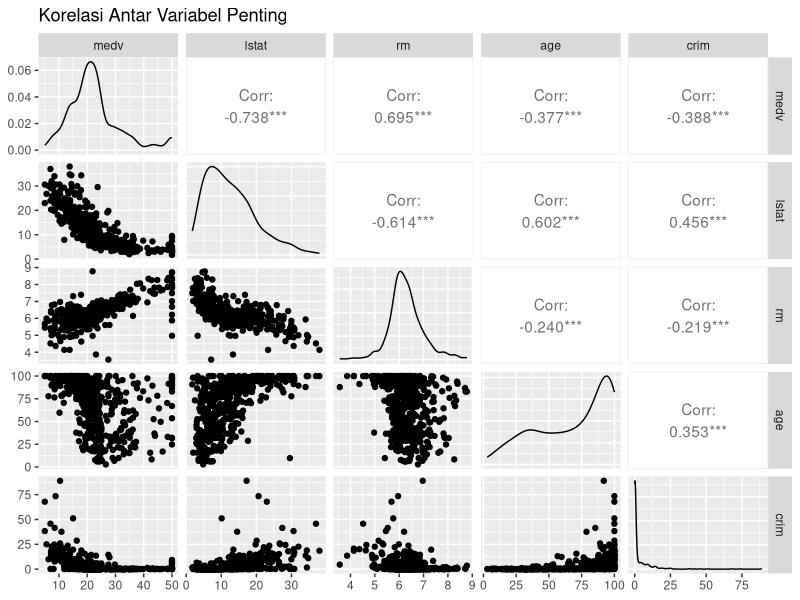
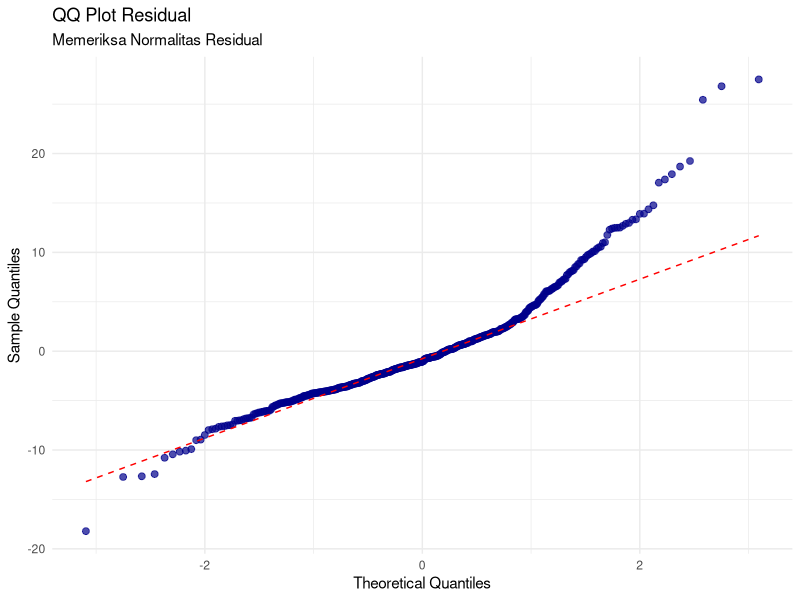
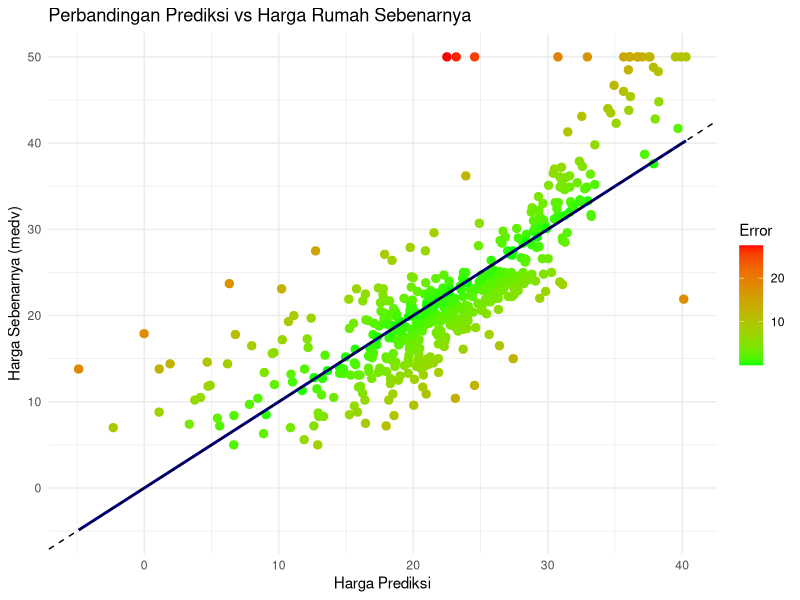
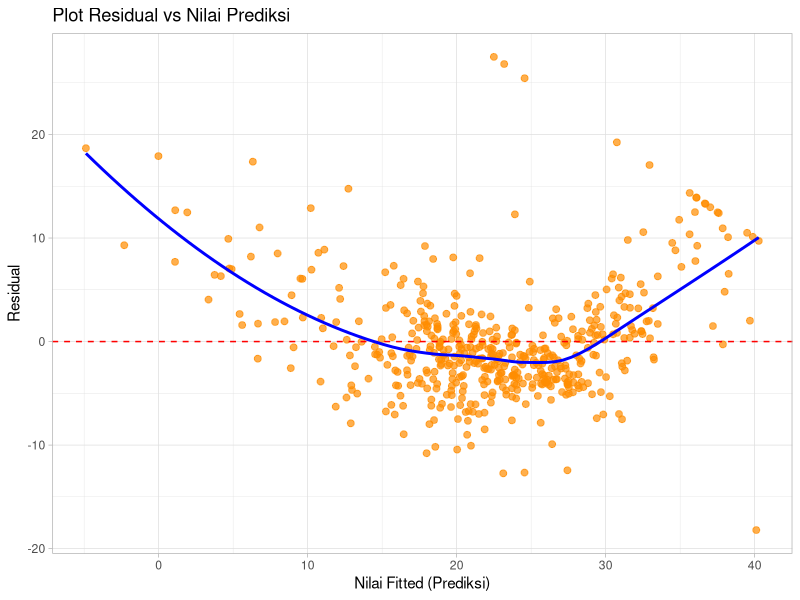
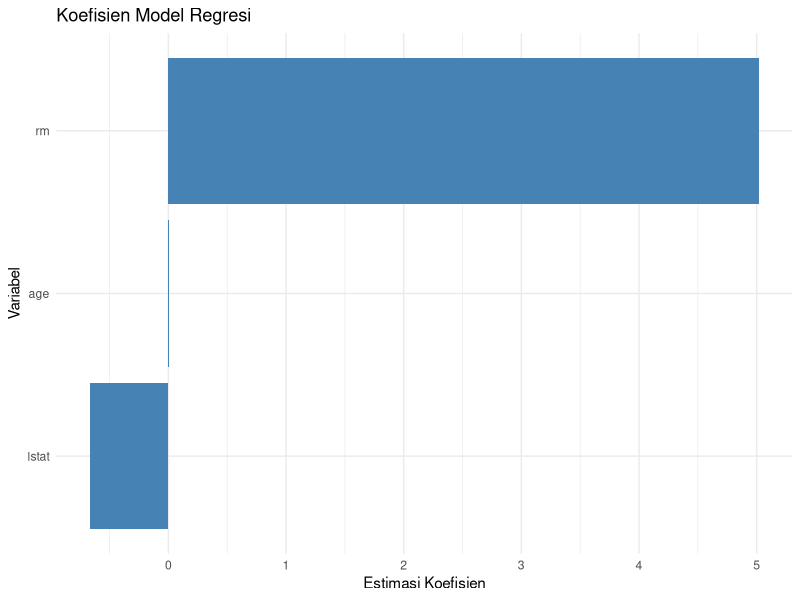

Write R code to recreate these figures, in order.
## ---- chunk 1
suppressWarnings({
  library(MASS)
  library(ggplot2)
  library(broom)
  library(GGally)
  library(dplyr)
  library(psych)
  library(car)      
  library(lmtest)
})

head(Boston) # menampilkan dataset Boston

summary(Boston) # ringkasan statistik deskriptif

Boston %>%
  select(medv, lstat, rm, age, crim) %>%
  ggpairs(title = "Korelasi Antar Variabel Penting")

cor(Boston[, c("medv", "lstat", "rm", "age", "crim")]) # korelasi
## ---- chunk 2
model <- lm(medv ~ lstat + rm + age, data = Boston)
summary(model)

tidy(model, conf.int = TRUE)
## ---- chunk 3
vif(model)
## ---- chunk 4
res <- resid(model)
ggplot(data = data.frame(residuals = res), aes(sample = residuals)) +
  stat_qq(color = "darkblue", size = 2, alpha = 0.7) +
  stat_qq_line(color = "red", linetype = "dashed") +
  labs(
    title = "QQ Plot Residual",
    subtitle = "Memeriksa Normalitas Residual",
    x = "Theoretical Quantiles",
    y = "Sample Quantiles"
  ) +
  theme_minimal()

shapiro.test(resid(model))
## ---- chunk 5
bptest(model)
## ---- chunk 6
prediksi <- predict(model)
ggplot(data = Boston, aes(x = prediksi, y = medv)) +
  geom_point(aes(color = abs(prediksi - medv)), size = 2.5) +
  scale_color_gradient(low = "green", high = "red") +
  geom_smooth(method = "lm", se = FALSE, color = "darkblue") +
  geom_abline(slope = 1, intercept = 0, color = "black", linetype = "dashed") +
  labs(
    title = "Perbandingan Prediksi vs Harga Rumah Sebenarnya",
    x = "Harga Prediksi",
    y = "Harga Sebenarnya (medv)",
    color = "Error"
  ) +
  theme_minimal()
## ---- chunk 7
residuals <- resid(model)
fitted <- fitted(model)

ggplot(data = NULL, aes(x = fitted, y = residuals)) +
  geom_point(color = "darkorange", alpha = 0.7, size = 2) +
  geom_hline(yintercept = 0, color = "red", linetype = "dashed") +
  geom_smooth(method = "loess", se = FALSE, color = "blue") +
  labs(
    title = "Plot Residual vs Nilai Prediksi",
    x = "Nilai Fitted (Prediksi)",
    y = "Residual"
  ) +
  theme_light()
## ---- chunk 8
tidy(model) %>%
  filter(term != "(Intercept)") %>%
  ggplot(aes(x = reorder(term, estimate), y = estimate)) +
  geom_col(fill = "steelblue") +
  coord_flip() +
  labs(title = "Koefisien Model Regresi", x = "Variabel", y = "Estimasi Koefisien") +
  theme_minimal()
